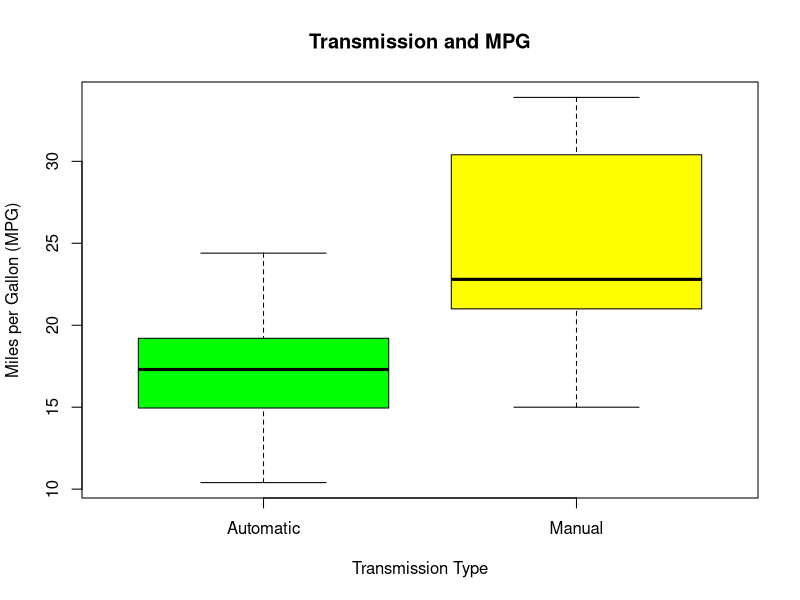

Write the R code that produced this figure.
## ---- chunk 1
data(mtcars)
attach(mtcars)
head(mtcars,2) #Examine how the data is structured in mtcars
a_mean <- mean(mpg[am=="0"]) #Automatic Transmission mean
m_mean <- mean(mpg[am=="1"]) #Manual Transmission mean
## ---- chunk 2
Model_1 <- lm(mpg ~ am)
summary(Model_1)
## ---- chunk 3
boxplot(mpg ~ am, xlab="Transmission Type", ylab="Miles per Gallon (MPG)", xaxt="n", main="Transmission and MPG",
        col=c("green", "yellow"))
axis(1, at=1:2, labels=c("Automatic", "Manual"))
